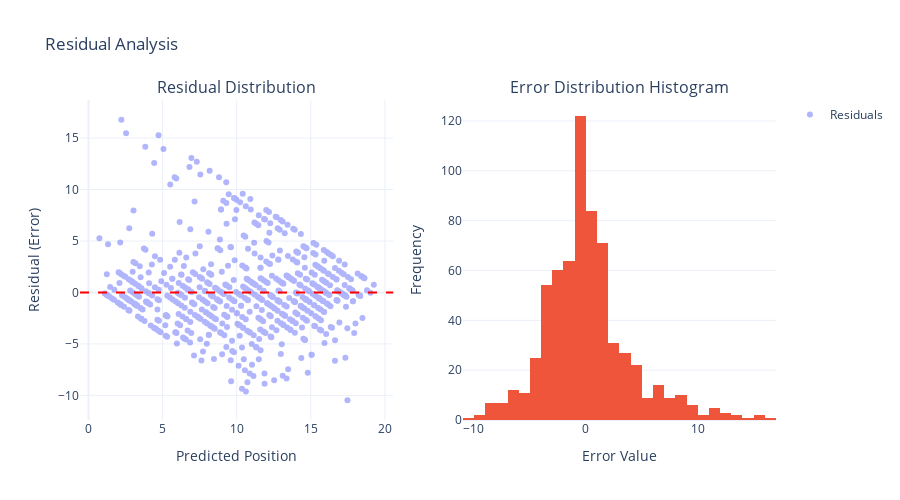

Notebook code cell kept with this figure:
### Code cell
# Residual distribution analysis
fig = make_subplots(
    rows=1, cols=2,
    subplot_titles=('Residual Distribution', 'Error Distribution Histogram')
)

# Residual scatter plot
fig.add_trace(
    go.Scatter(
        x=y_pred_optimized,
        y=results_df['Error'],
        mode='markers',
        opacity=0.5,
        name='Residuals'
    ),
    row=1, col=1
)

# Add horizontal line at 0
fig.add_hline(y=0, line_dash="dash", line_color="red", row=1, col=1)

# Error histogram
fig.add_trace(
    go.Histogram(
        x=results_df['Error'],
        nbinsx=30,
        name='Error Distribution',
        showlegend=False
    ),
    row=1, col=2
)

fig.update_xaxes(title_text="Predicted Position", row=1, col=1)
fig.update_yaxes(title_text="Residual (Error)", row=1, col=1)
fig.update_xaxes(title_text="Error Value", row=1, col=2)
fig.update_yaxes(title_text="Frequency", row=1, col=2)

fig.update_layout(height=500, title_text="Residual Analysis")
fig.show()

### Figure 1 — Plotly figure (JSON) as saved in the notebook; plotly's stock layout.template omitted (floating-point values rounded to 4 significant figures; data arrays with more than 128 entries replaced by an {"elided": "..."} marker saying what was removed)
{"data": [{"mode": "markers", "name": "Residuals", "opacity": 0.5, "type": "scatter", "x": {"elided": "664 float values"}, "xaxis": "x", "y": {"elided": "664 float values"}, "yaxis": "y"}, {"name": "Error Distribution", "nbinsx": 30, "showlegend": false, "type": "histogram", "x": {"elided": "664 float values"}, "xaxis": "x2", "yaxis": "y2"}], "layout": {"annotations": [{"font": {"size": 16}, "showarrow": false, "text": "Residual Distribution", "x": 0.225, "xanchor": "center", "xref": "paper", "y": 1, "yanchor": "bottom", "yref": "paper"}, {"font": {"size": 16}, "showarrow": false, "text": "Error Distribution Histogram", "x": 0.775, "xanchor": "center", "xref": "paper", "y": 1, "yanchor": "bottom", "yref": "paper"}], "height": 500, "shapes": [{"line": {"color": "red", "dash": "dash"}, "type": "line", "x0": 0, "x1": 1, "xref": "x domain", "y0": 0, "y1": 0, "yref": "y"}], "title": {"text": "Residual Analysis"}, "xaxis": {"anchor": "y", "domain": [0, 0.45], "title": {"text": "Predicted Position"}}, "xaxis2": {"anchor": "y2", "domain": [0.55, 1], "title": {"text": "Error Value"}}, "yaxis": {"anchor": "x", "domain": [0, 1], "title": {"text": "Residual (Error)"}}, "yaxis2": {"anchor": "x2", "domain": [0, 1], "title": {"text": "Frequency"}}}}
